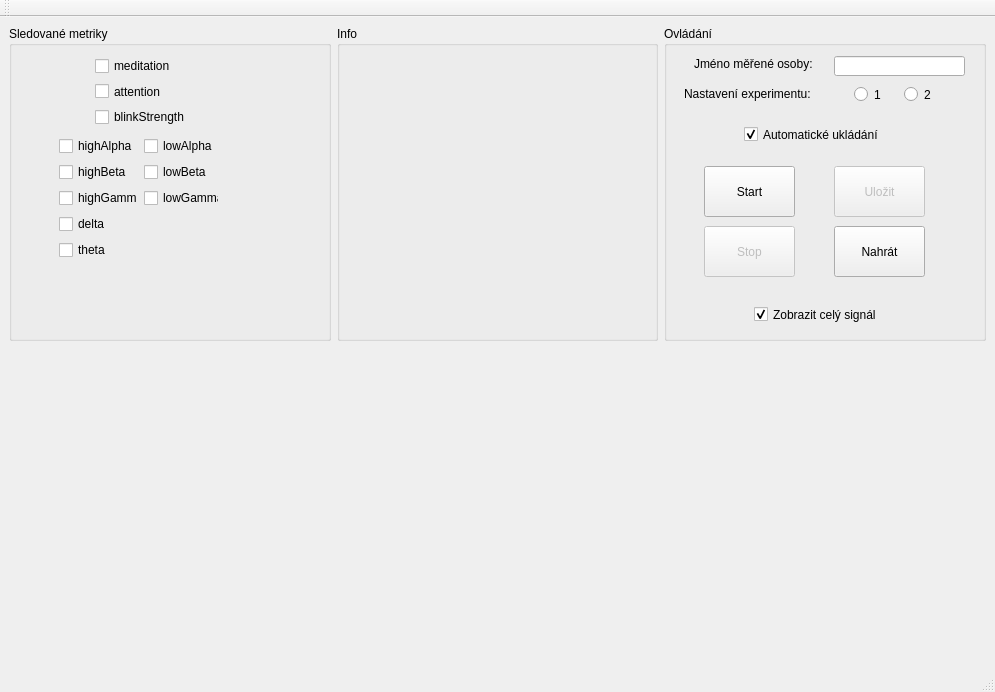
<?xml version="1.0" encoding="UTF-8"?>
<ui version="4.0">
 <class>mwMain</class>
 <widget class="QMainWindow" name="mwMain">
  <property name="geometry">
   <rect>
    <x>0</x>
    <y>0</y>
    <width>995</width>
    <height>692</height>
   </rect>
  </property>
  <property name="windowTitle">
   <string>MainWindow</string>
  </property>
  <widget class="QWidget" name="centralwidget">
   <layout class="QGridLayout" name="gridLayout">
    <item row="1" column="0" colspan="3">
     <widget class="PlotWidget" name="neuroskyPlot" native="true">
      <property name="sizePolicy">
       <sizepolicy hsizetype="Preferred" vsizetype="Minimum">
        <horstretch>0</horstretch>
        <verstretch>0</verstretch>
       </sizepolicy>
      </property>
      <property name="autoFillBackground">
       <bool>true</bool>
      </property>
     </widget>
    </item>
    <item row="0" column="0">
     <widget class="QGroupBox" name="gbSelectVars">
      <property name="title">
       <string>Sledované metriky</string>
      </property>
      <widget class="QWidget" name="formLayoutWidget">
       <property name="geometry">
        <rect>
         <x>80</x>
         <y>30</y>
         <width>101</width>
         <height>71</height>
        </rect>
       </property>
       <layout class="QFormLayout" name="formLayout">
        <item row="1" column="1">
         <widget class="QCheckBox" name="chbMeditation">
          <property name="toolTip">
           <string>Úroveň meditace 0-100</string>
          </property>
          <property name="text">
           <string>meditation</string>
          </property>
         </widget>
        </item>
        <item row="2" column="1">
         <widget class="QCheckBox" name="chbAttention">
          <property name="toolTip">
           <string>Úroveň pozornosti 0-100</string>
          </property>
          <property name="text">
           <string>attention</string>
          </property>
         </widget>
        </item>
        <item row="3" column="1">
         <widget class="QCheckBox" name="chbBlinkStrength">
          <property name="toolTip">
           <string>Intenzita mrknutí 0-100</string>
          </property>
          <property name="text">
           <string>blinkStrength</string>
          </property>
         </widget>
        </item>
       </layout>
      </widget>
      <widget class="QWidget" name="formLayoutWidget_2">
       <property name="geometry">
        <rect>
         <x>50</x>
         <y>110</y>
         <width>160</width>
         <height>171</height>
        </rect>
       </property>
       <layout class="QFormLayout" name="formLayout_2">
        <item row="0" column="1">
         <widget class="QCheckBox" name="chbLowAlpha">
          <property name="toolTip">
           <string>Amplitude ve frekvenčním pásmu (7.5 - 9.25Hz)</string>
          </property>
          <property name="text">
           <string>lowAlpha</string>
          </property>
         </widget>
        </item>
        <item row="0" column="0">
         <widget class="QCheckBox" name="chHighAlpha">
          <property name="toolTip">
           <string>Amplitude ve frekvenčním pásmu (10 - 11.75Hz)</string>
          </property>
          <property name="text">
           <string>highAlpha</string>
          </property>
         </widget>
        </item>
        <item row="1" column="0">
         <widget class="QCheckBox" name="chbHighBeta">
          <property name="toolTip">
           <string>Amplitude ve frekvenčním pásmu (18 - 29.75Hz)</string>
          </property>
          <property name="text">
           <string>highBeta</string>
          </property>
         </widget>
        </item>
        <item row="1" column="1">
         <widget class="QCheckBox" name="chbLowBeta">
          <property name="toolTip">
           <string>Amplitude ve frekvenčním pásmu (13 - 16.75Hz)</string>
          </property>
          <property name="text">
           <string>lowBeta</string>
          </property>
         </widget>
        </item>
        <item row="2" column="0">
         <widget class="QCheckBox" name="chHighGamma">
          <property name="toolTip">
           <string>Amplitude ve frekvenčním pásmu  (41 - 49.75Hz)</string>
          </property>
          <property name="text">
           <string>highGamma</string>
          </property>
         </widget>
        </item>
        <item row="2" column="1">
         <widget class="QCheckBox" name="chbLowGamma">
          <property name="toolTip">
           <string>Amplitude ve frekvenčním pásmu  (31 - 39.75Hz)</string>
          </property>
          <property name="text">
           <string>lowGamma</string>
          </property>
         </widget>
        </item>
        <item row="3" column="0">
         <widget class="QCheckBox" name="chbDelta">
          <property name="toolTip">
           <string>Amplitude ve frekvenčním pásmu  (0.5 - 2.75Hz)</string>
          </property>
          <property name="text">
           <string>delta</string>
          </property>
         </widget>
        </item>
        <item row="4" column="0">
         <widget class="QCheckBox" name="chbTheta">
          <property name="toolTip">
           <string>Amplitude ve frekvenčním pásmu  (3.5 - 6.75Hz)</string>
          </property>
          <property name="text">
           <string>theta</string>
          </property>
         </widget>
        </item>
       </layout>
      </widget>
     </widget>
    </item>
    <item row="0" column="2">
     <widget class="QGroupBox" name="gbControl">
      <property name="title">
       <string>Ovládání</string>
      </property>
      <widget class="QPushButton" name="pbStart">
       <property name="geometry">
        <rect>
         <x>40</x>
         <y>140</y>
         <width>91</width>
         <height>51</height>
        </rect>
       </property>
       <property name="text">
        <string>Start</string>
       </property>
      </widget>
      <widget class="QPushButton" name="pbStop">
       <property name="enabled">
        <bool>false</bool>
       </property>
       <property name="geometry">
        <rect>
         <x>40</x>
         <y>200</y>
         <width>91</width>
         <height>51</height>
        </rect>
       </property>
       <property name="text">
        <string>Stop</string>
       </property>
      </widget>
      <widget class="QPushButton" name="pbSave">
       <property name="enabled">
        <bool>false</bool>
       </property>
       <property name="geometry">
        <rect>
         <x>170</x>
         <y>140</y>
         <width>91</width>
         <height>51</height>
        </rect>
       </property>
       <property name="text">
        <string>Uložit</string>
       </property>
      </widget>
      <widget class="QPushButton" name="pbLoad">
       <property name="geometry">
        <rect>
         <x>170</x>
         <y>200</y>
         <width>91</width>
         <height>51</height>
        </rect>
       </property>
       <property name="text">
        <string>Nahrát</string>
       </property>
      </widget>
      <widget class="QCheckBox" name="chbAutosave">
       <property name="geometry">
        <rect>
         <x>80</x>
         <y>100</y>
         <width>191</width>
         <height>17</height>
        </rect>
       </property>
       <property name="text">
        <string>Automatické ukládání</string>
       </property>
       <property name="checked">
        <bool>true</bool>
       </property>
      </widget>
      <widget class="QCheckBox" name="chbShowAllSignal">
       <property name="geometry">
        <rect>
         <x>90</x>
         <y>280</y>
         <width>131</width>
         <height>17</height>
        </rect>
       </property>
       <property name="text">
        <string>Zobrazit celý signál</string>
       </property>
       <property name="checked">
        <bool>true</bool>
       </property>
      </widget>
      <widget class="QLineEdit" name="leSubjectName">
       <property name="geometry">
        <rect>
         <x>170</x>
         <y>30</y>
         <width>131</width>
         <height>20</height>
        </rect>
       </property>
      </widget>
      <widget class="QLabel" name="lblSubjectName">
       <property name="geometry">
        <rect>
         <x>30</x>
         <y>30</y>
         <width>121</width>
         <height>16</height>
        </rect>
       </property>
       <property name="text">
        <string>Jméno měřené osoby:</string>
       </property>
      </widget>
      <widget class="QRadioButton" name="rbCondition1">
       <property name="geometry">
        <rect>
         <x>190</x>
         <y>60</y>
         <width>31</width>
         <height>17</height>
        </rect>
       </property>
       <property name="text">
        <string>1</string>
       </property>
      </widget>
      <widget class="QRadioButton" name="rbCondition2">
       <property name="geometry">
        <rect>
         <x>240</x>
         <y>60</y>
         <width>41</width>
         <height>17</height>
        </rect>
       </property>
       <property name="text">
        <string>2</string>
       </property>
      </widget>
      <widget class="QLabel" name="lblExperimentalSetup">
       <property name="geometry">
        <rect>
         <x>20</x>
         <y>60</y>
         <width>131</width>
         <height>16</height>
        </rect>
       </property>
       <property name="text">
        <string>Nastavení experimentu:</string>
       </property>
      </widget>
     </widget>
    </item>
    <item row="0" column="1">
     <widget class="QGroupBox" name="gbInfo">
      <property name="title">
       <string>Info</string>
      </property>
      <widget class="QLabel" name="lblInfo">
       <property name="geometry">
        <rect>
         <x>50</x>
         <y>10</y>
         <width>221</width>
         <height>291</height>
        </rect>
       </property>
       <property name="font">
        <font>
         <pointsize>10</pointsize>
        </font>
       </property>
       <property name="text">
        <string/>
       </property>
       <property name="wordWrap">
        <bool>true</bool>
       </property>
      </widget>
     </widget>
    </item>
   </layout>
  </widget>
  <widget class="QMenuBar" name="menubar">
   <property name="geometry">
    <rect>
     <x>0</x>
     <y>0</y>
     <width>995</width>
     <height>21</height>
    </rect>
   </property>
  </widget>
  <widget class="QStatusBar" name="statusbar"/>
  <widget class="QToolBar" name="toolBar">
   <property name="windowTitle">
    <string>toolBar</string>
   </property>
   <attribute name="toolBarArea">
    <enum>TopToolBarArea</enum>
   </attribute>
   <attribute name="toolBarBreak">
    <bool>false</bool>
   </attribute>
  </widget>
 </widget>
 <customwidgets>
  <customwidget>
   <class>PlotWidget</class>
   <extends>QWidget</extends>
   <header>pyqtgraph</header>
   <container>1</container>
  </customwidget>
 </customwidgets>
 <resources/>
 <connections/>
</ui>
